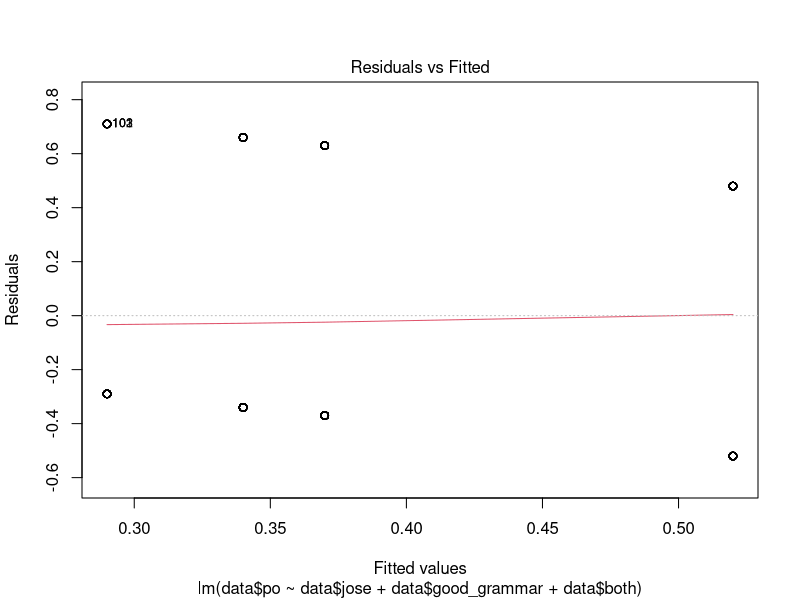
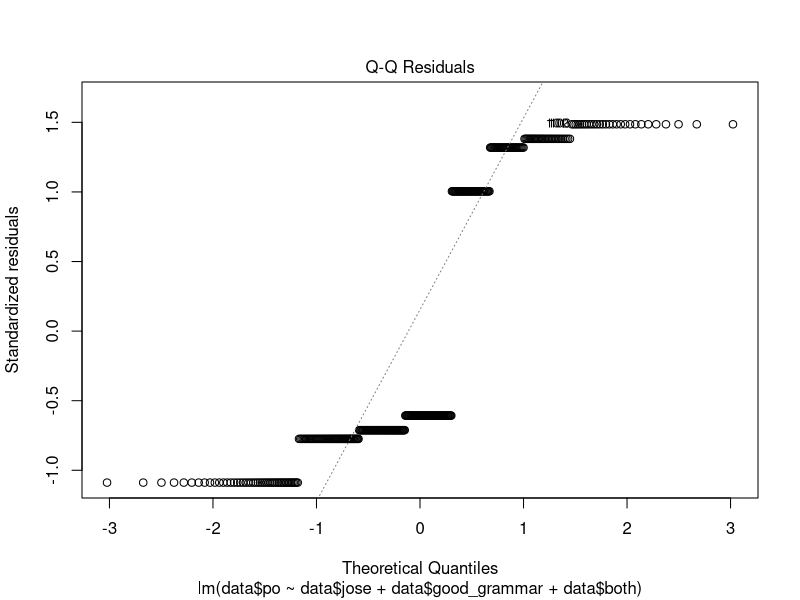
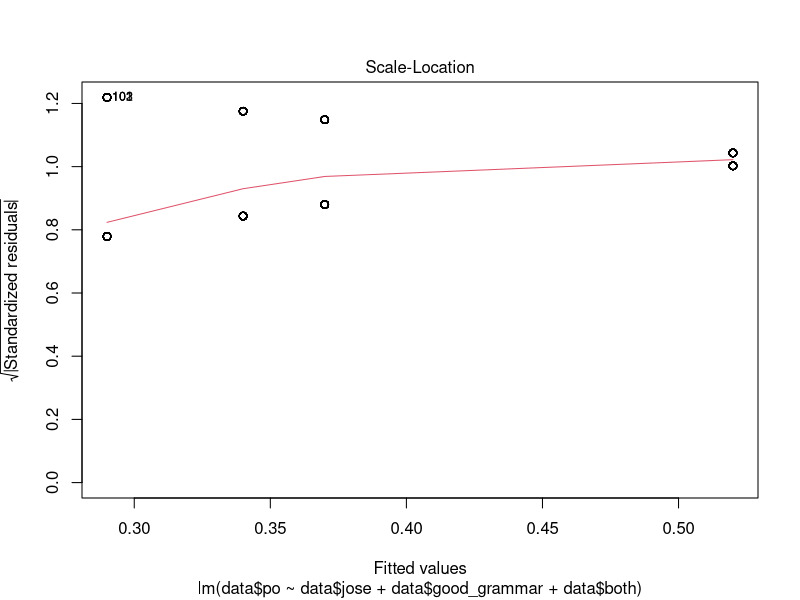

R code for these plots, in order:
table <- matrix(0, ncol = 0, nrow=400)
table <- data.frame(table)
table$ReceivedReply <- c(rep(1, 52), rep(0, 48), rep(1,29), rep(0,71), rep(1,37), rep(0,63), rep(1,34), rep(0,66)) 
table$Colin <- c(rep(1, 200), rep(0, 200))
table$Jose <- c(rep(0, 200), rep(1, 200))
table$GoodGrammar <- c(rep(1,100), rep(0,100), rep(1,100), rep(0,100))
table$BadGrammar <- c(rep(0,100), rep(1,100), rep(0,100), rep(1,100))
summary(table)

linreg <- lm(table$ReceivedReply ~ table$Colin + table$Jose + table$GoodGrammar + table$BadGrammar)
summary(linreg)


outcome=c(rep(1,52),rep(0,48),rep(1,29),rep(0,71),rep(1,37),rep(0,63),rep(1,34),rep(0,66))
is.jose =c(rep(0,200),rep(1,200))
good.grammar = c(rep(0,100), rep(1,100), rep(0,100), rep(1,100)) 
#should be called bad.grammar
both = c(rep(0,100), rep(0,100), rep(0,100), rep(1,100))

data <- data.frame(  po = outcome,  jose = is.jose,  good_grammar = good.grammar, both = both)

lm <- lm(data$po ~ data$jose + data$good_grammar + data$both)
lm
summary(lm)
plot(lm)
